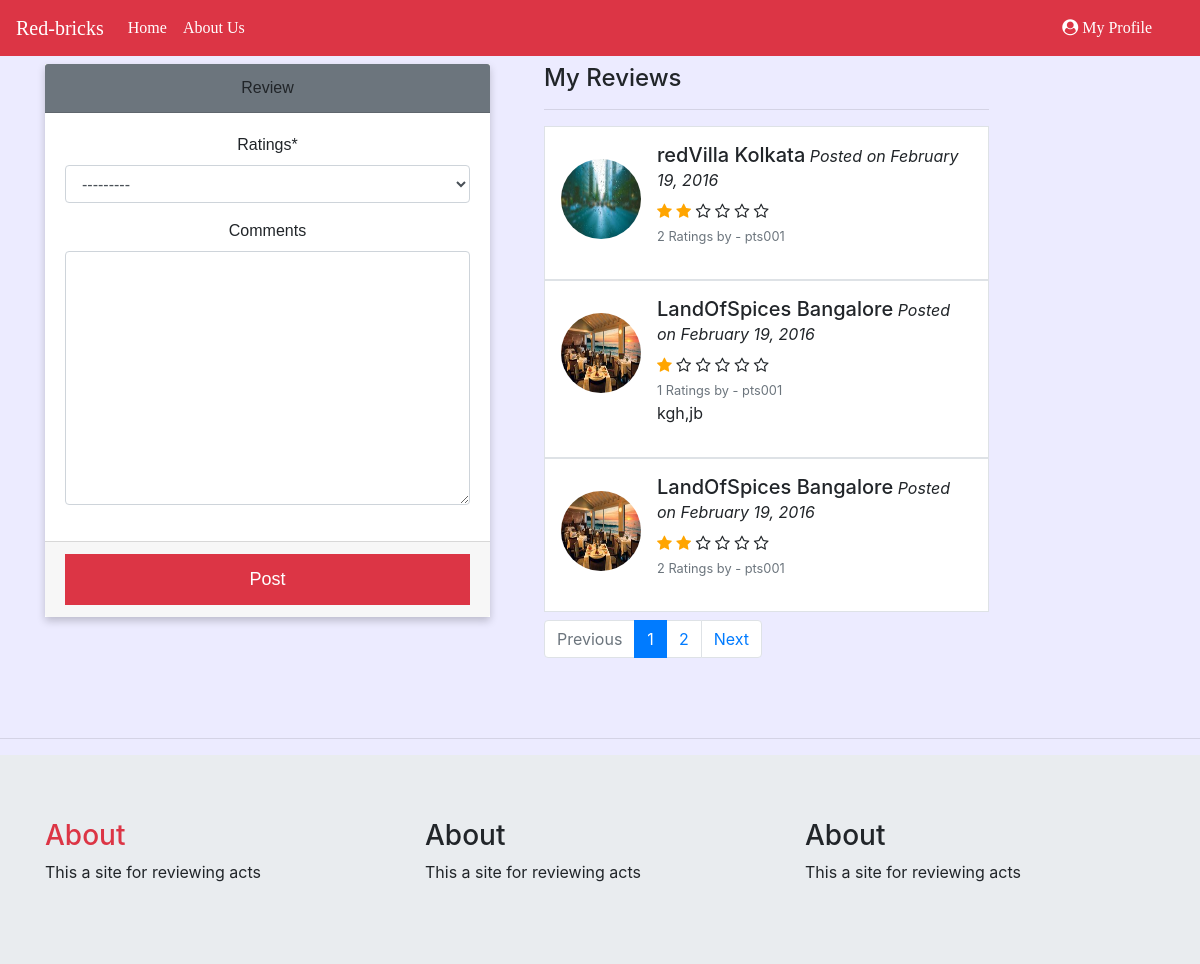
Screenshot of /restaurant/1/post_review (signed in) with the database file from the repository.
### redbricks/models.py (models this page shows, shortened)
class Reviews(models.Model):
    ratings = models.IntegerField(choices=ratings_choice)
    comments = models.TextField(null=True, blank=True)
    reviewer = models.ForeignKey(User, on_delete=models.CASCADE)
    restaurant = models.ForeignKey(Restaurants, on_delete=models.CASCADE)
    date_posted=models.DateTimeField(default=timezone.now)

class Restaurants(models.Model):
    category = models.CharField(max_length=20, choices=categories, default='Veg Only')
    contact_no = models.CharField(max_length=13)
    address = models.CharField(max_length=100)
    city = models.CharField(max_length=20,choices=city_names, default='Bangalore')
    res_name = models.CharField(max_length=40)
    restaurant_pic = models.ImageField(upload_to='restaurant_pic', default='default.jpg')
    def __str__(self):
        return '{} {}'.format(self.res_name, self.city)

### redbricks/views.py (the view, shortened to what this page needs)
# urls.py: path('restaurant/<int:id>/post_review',CreateRatingsView.as_view(), name= 'redbricks-review'),
class CreateRatingsView(LoginRequiredMixin, CreateView, ListView):
    model = Reviews
    fields = ['ratings','comments']
    paginate_by = 3

### redbricks/templates/redbricks/reviews_form.html (shortened to what this page needs)
{% extends "redbricks/base.html" %}
{% load crispy_forms_tags %}
{% block content %}
<div class="row">
    <div class="col-md-5">
      <form method="post">
        <div class="form-card mt-2">
            <div class="card-header bg-secondary">Review</div>
            <div class="card-body">
                {{ form | crispy }}
            </div>
            <div class="card-footer">
                <button class="btn-danger">Post</button>
            </div>
        </div>
      </form>
    </div>
    <div class="col-md-5 ml-4 mt-2">
        <h4>My Reviews</h4>
            <hr>
        {% for review in object_list %}
          <div class="media border bg-white p-3">
            <img src="{{ review.restaurant.restaurant_pic.url }}" alt="John Doe" class="mr-3 mt-3 rounded-circle" style="width:80px; height:80px">
            <div class="media-body">
              <h5>{{ review.restaurant }}<small><i> Posted on February 19, 2016</i></small></h5>
              <div class="ratings">
              {% if review.ratings == 1 %}
                <span class="fa fa-star checked"></span>
                <span class="fa fa-star-o"></span>
                <span class="fa fa-star-o"></span>
                <span class="fa fa-star-o"></span>
                <span class="fa fa-star-o"></span>
              {% elif review.ratings == 2 %}
                <span class="fa fa-star checked"></span>
                <span class="fa fa-star checked"></span>
                <span class="fa fa-star-o"></span>
                <span class="fa fa-star-o"></span>
                <span class="fa fa-star-o"></span>
              {% elif review.ratings == 3 %}
                <span class="fa fa-star checked"></span>
                <span class="fa fa-star checked"></span>
                <span class="fa fa-star checked"></span>
                <span class="fa fa-star-o"></span>
                <span class="fa fa-star-o"></span>
              {% elif review.ratings == 4 %}
                <span class="fa fa-star checked"></span>
                <span class="fa fa-star checked"></span>
                <span class="fa fa-star checked"></span>
                <span class="fa fa-star checked"></span>
                <span class="fa fa-star-o"></span>
              {% elif review.ratings == 5 %}
                <span class="fa fa-star checked"></span>
                <span class="fa fa-star checked"></span>
                <span class="fa fa-star checked"></span>
                <span class="fa fa-star checked"></span>
                <span class="fa fa-star checked"></span>
              {% endif %}
                <span class="fa fa-star-o"></span><br>
                <small class="text text-muted">{{ review.ratings }} Ratings by - {{ review.reviewer }}</small>
              </div>
            <p>{{ review.comments }}</p>
            </div>
          </div>
        {% empty %}
            No Reviews
        {% endfor %}
        <div class="mt-2 ">
            <ul class="pagination">
              {% if page_obj.has_previous %}
                <li class="page-item"><a class="page-link" href="?page={{ page_obj.previous_page_number }}">Previous</a></li>
              {% else %}
                <li class="page-item disabled"><a class="page-link" href="#">Previous</a></li>
              {% endif %}
              {% for num in page_obj.paginator.page_range %}
                {% if page_obj.number == num %}
                  <li class="page-item active"><a class="page-link" href="?page={{ num }}">{{ num }}</a></li>
                {% elif num > page_obj.number|add:'-2' and num < page_obj.number|add:'2' %}
                  <li class="page-item"><a class="page-link" href="?page={{ num }}">{{ num }}</a></li>
                {% endif %}
              {% endfor %}
              {% if page_obj.has_next %}
                <li class="page-item"><a class="page-link" href="?page={{ page_obj.next_page_number }}">Next</a></li>
              {% else %}
                <li class="page-item disabled"><a class="page-link" href="#">Next</a></li>
              {% endif %}
            </ul>
      </div>
    </div>
</div>
{% endblock %}

### redbricks/static/redbricks/main.css (style rules this page uses)
body { padding: 1px; margin: 0px; background-color: rgba(17, 0, 255, 0.08); }
.form-card { box-shadow: 0 4px 8px 0 rgba(0, 0, 0, 0.2); background-color: white; max-width: 100%; margin: auto; text-align: center; font-family: arial; }
.form-card button { border: none; outline: 0; padding: 12px; color: white; text-align: center; cursor: pointer; width: 100%; font-size: 18px; }
* { box-sizing: border-box; }
.checked { color: orange; }
.row::after { content: ""; clear: both; display: table; }
.row { display: flex; }
html, body { height: 100%; margin: 0; padding: 0; }

### rows the page displays
Reviews: restaurant.restaurant_pic (picture), restaurant "redVilla Kolkata", ratings "2", reviewer "pts001"
Reviews: restaurant.restaurant_pic (picture), restaurant "LandOfSpices Bangalore", ratings "1", reviewer "pts001", comments "kgh,jb"
Reviews: restaurant.restaurant_pic (picture), restaurant "LandOfSpices Bangalore", ratings "2", reviewer "pts001"

### other values shown
{{ num }} "1"
{{ num }} "2"
